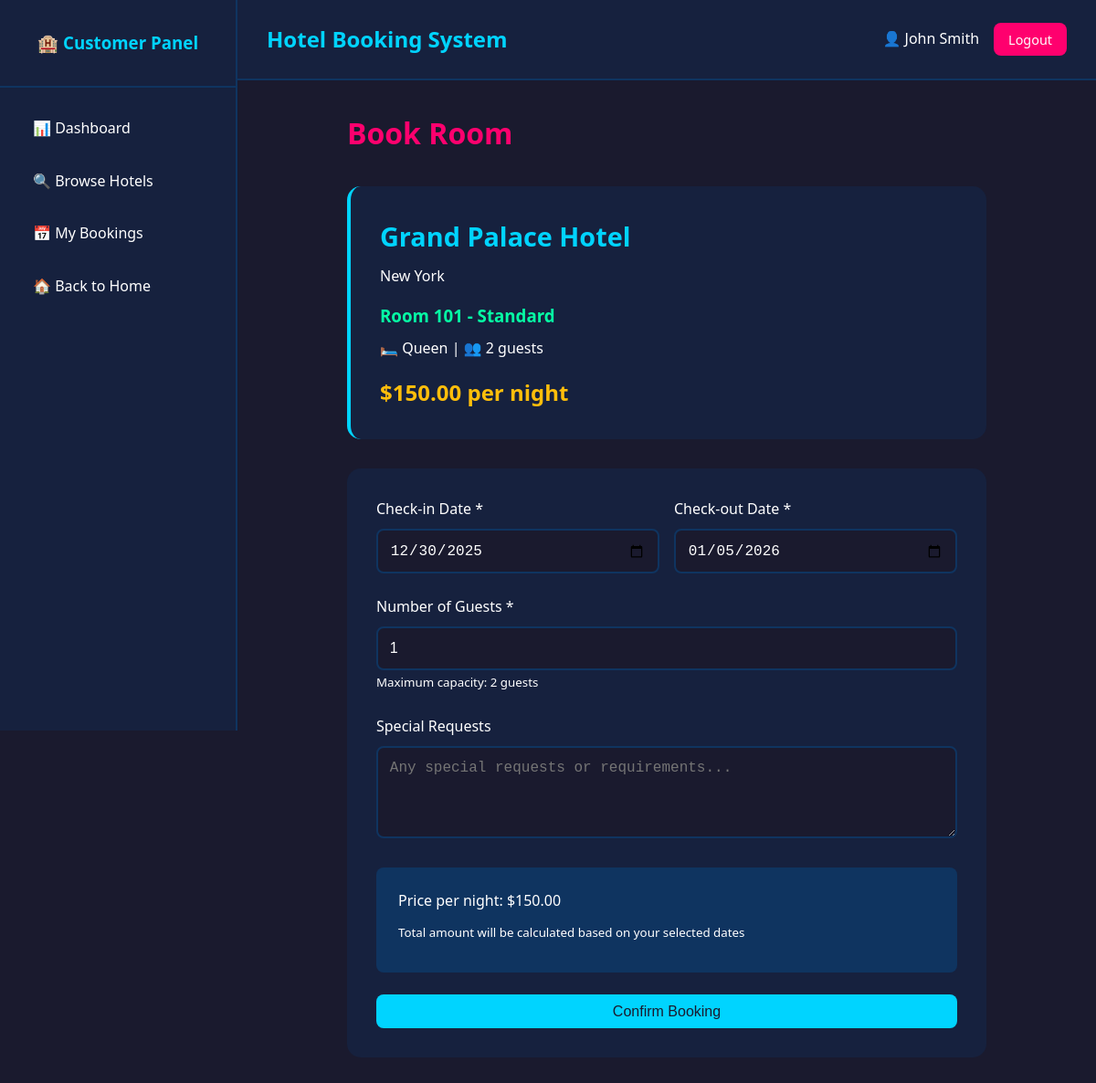
The page /customer/book-room.php?room_id=1 (signed in) on the database its author committed.
### tables this page shows
CREATE TABLE IF NOT EXISTS rooms (
    id INT PRIMARY KEY AUTO_INCREMENT,
    hotel_id INT NOT NULL,
    room_type_id INT NOT NULL,
    room_number VARCHAR(50) NOT NULL,
    floor INT,
    price_per_night DECIMAL(10, 2) NOT NULL,
    capacity INT DEFAULT 2,
    bed_type VARCHAR(50),
    size_sqft INT,
    description TEXT,
    image VARCHAR(255),
    status ENUM('available', 'occupied', 'maintenance') DEFAULT 'available',
    created_at TIMESTAMP DEFAULT CURRENT_TIMESTAMP,
    updated_at TIMESTAMP DEFAULT CURRENT_TIMESTAMP ON UPDATE CURRENT_TIMESTAMP,
    FOREIGN KEY (hotel_id) REFERENCES hotels(id) ON DELETE CASCADE,
    FOREIGN KEY (room_type_id) REFERENCES room_types(id) ON DELETE CASCADE,
    INDEX idx_hotel (hotel_id),
    INDEX idx_status (status),
    INDEX idx_price (price_per_night)
);

CREATE TABLE IF NOT EXISTS hotels (
    id INT PRIMARY KEY AUTO_INCREMENT,
    hotel_name VARCHAR(200) NOT NULL,
    description TEXT,
    address TEXT NOT NULL,
    city VARCHAR(100) NOT NULL,
    state VARCHAR(100),
    country VARCHAR(100) NOT NULL,
    postal_code VARCHAR(20),
    phone VARCHAR(20),
    email VARCHAR(100),
    star_rating INT DEFAULT 3,
    image VARCHAR(255),
    status ENUM('active', 'inactive') DEFAULT 'active',
    created_at TIMESTAMP DEFAULT CURRENT_TIMESTAMP,
    updated_at TIMESTAMP DEFAULT CURRENT_TIMESTAMP ON UPDATE CURRENT_TIMESTAMP,
    INDEX idx_city (city),
    INDEX idx_status (status)
);

CREATE TABLE IF NOT EXISTS room_types (
    id INT PRIMARY KEY AUTO_INCREMENT,
    type_name VARCHAR(100) NOT NULL,
    description TEXT,
    created_at TIMESTAMP DEFAULT CURRENT_TIMESTAMP
);

### config.php (called while the page is built, shortened)
<?php
function getRoomById($conn, $room_id) {
    $query = "SELECT r.*, rt.type_name, h.hotel_name, h.city
              FROM rooms r
              LEFT JOIN room_types rt ON r.room_type_id = rt.id
              LEFT JOIN hotels h ON r.hotel_id = h.id
              WHERE r.id = $room_id";
    $result = mysqli_query($conn, $query);
    return mysqli_fetch_assoc($result);
}
function formatCurrency($amount) {
    return "$" . number_format($amount, 2);
}
?>

### customer/book-room.php (the view, shortened to what this page needs)
<?php
require_once '../config.php';
$room_id = isset($_GET['room_id']) ? (int)$_GET['room_id'] : 0;
$room = getRoomById($conn, $room_id);
$tomorrow = date('Y-m-d', strtotime('+1 day'));
$next_week = date('Y-m-d', strtotime('+7 days'));
?>
<?php include 'includes/header.php'; ?>
<div class="dashboard-content">
    <div class="booking-form-container">
        <h1>Book Room</h1>
        <div class="room-summary">
            <h2><?php echo $room['hotel_name']; ?></h2>
            <p><?php echo $room['city']; ?></p>
            <h3>Room <?php echo $room['room_number']; ?> - <?php echo $room['type_name']; ?></h3>
            <p>🛏️ <?php echo $room['bed_type']; ?> | 👥 <?php echo $room['capacity']; ?> guests</p>
            <p class="price-highlight"><?php echo formatCurrency($room['price_per_night']); ?> per night</p>
        </div>
        <form method="POST" class="booking-form">
            <div class="form-row">
                <div class="form-group">
                    <label>Check-in Date *</label>
                    <input type="date" name="check_in" min="<?php echo date('Y-m-d'); ?>" value="<?php echo $tomorrow; ?>" required>
                </div>
                <div class="form-group">
                    <label>Check-out Date *</label>
                    <input type="date" name="check_out" min="<?php echo $tomorrow; ?>" value="<?php echo $next_week; ?>" required>
                </div>
            </div>
            <div class="form-group">
                <label>Number of Guests *</label>
                <input type="number" name="num_guests" min="1" max="<?php echo $room['capacity']; ?>" value="1" required>
                <small>Maximum capacity: <?php echo $room['capacity']; ?> guests</small>
            </div>
            <div class="form-group">
                <label>Special Requests</label>
                <textarea name="special_requests" rows="4" placeholder="Any special requests or requirements..."></textarea>
            </div>
            <div class="booking-summary">
                <p>Price per night: <?php echo formatCurrency($room['price_per_night']); ?></p>
                <p><small>Total amount will be calculated based on your selected dates</small></p>
            </div>
            <button type="submit" class="btn btn-primary btn-block">Confirm Booking</button>
        </form>
    </div>
</div>
<?php include 'includes/footer.php'; ?>

### css/style.css (style rules this page uses)
:root { --primary-blue: #00d4ff; --hot-pink: #ff006e; --neon-green: #06ffa5; --electric-purple: #8338ec; --bright-yellow: #ffbe0b; --dark-navy: #1a1a2e; --deep-blue: #16213e; --midnight: #0f3460; --text-light: #ffffff; --text-muted: #a8b2d1; }
* { margin: 0; padding: 0; box-sizing: border-box; }
body { font-family: 'Segoe UI', Tahoma, Geneva, Verdana, sans-serif; background-color: var(--dark-navy); color: var(--text-light); line-height: 1.6; }
.btn { padding: 0.6rem 1.5rem; border: none; border-radius: 8px; cursor: pointer; font-size: 1rem; text-decoration: none; display: inline-block; transition: all 0.3s ease; font-weight: 500; }
.btn-primary { background-color: var(--primary-blue); color: var(--dark-navy); }
.btn-block { width: 100%; display: block; }
h2 { text-align: center; font-size: 2.5rem; margin-bottom: 3rem; color: var(--hot-pink); }
.form-group { margin-bottom: 1.5rem; }
.form-group label { display: block; margin-bottom: 0.5rem; color: var(--text-light); font-weight: 500; }
.form-group input, .form-group select, .form-group textarea { width: 100%; padding: 0.8rem; border: 2px solid var(--midnight); border-radius: 8px; background-color: var(--dark-navy); color: var(--text-light); font-size: 1rem; }
.form-row { display: grid; grid-template-columns: 1fr 1fr; gap: 1rem; }
.dashboard-content { padding: 2rem; }
.dashboard-content h1 { color: var(--hot-pink); margin-bottom: 2rem; }
.booking-form-container { max-width: 700px; margin: 0 auto; }
.room-summary { background-color: var(--deep-blue); padding: 2rem; border-radius: 15px; margin-bottom: 2rem; border-left: 4px solid var(--primary-blue); }
.room-summary h2 { color: var(--primary-blue); margin-bottom: 0.5rem; font-size: 1.8rem; text-align: left; }
.room-summary h3 { color: var(--neon-green); margin: 1rem 0 0.5rem; }
.price-highlight { font-size: 1.5rem; font-weight: bold; color: var(--bright-yellow); margin-top: 1rem; }
.booking-form { background-color: var(--deep-blue); padding: 2rem; border-radius: 15px; }
.booking-summary { background-color: var(--midnight); padding: 1.5rem; border-radius: 8px; margin-bottom: 1.5rem; }
.booking-summary p { margin-bottom: 0.5rem; color: var(--text-light); }

### rows shown on the page
rooms: hotel.hotel_name "Grand Palace Hotel", hotel.city "New York", room_number "101", room_type.type_name "Standard", bed_type "Queen", capacity "2", price_per_night "$150.00"

### other values the page prints
$_SESSION['full_name'] "John Smith"
